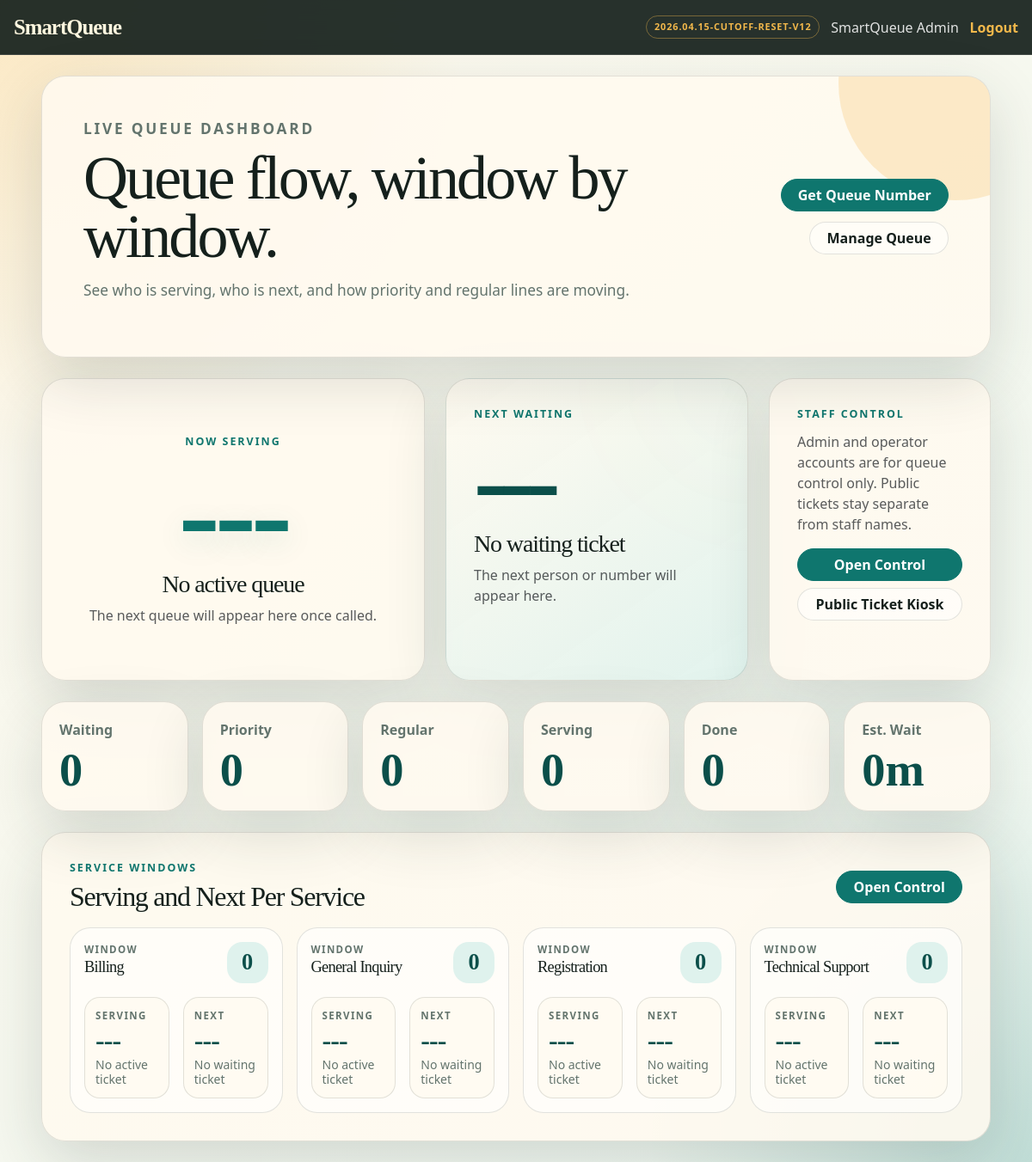
The page / (signed in) on the database its author committed.
### tables this page shows
CREATE TABLE IF NOT EXISTS services (
    id INT AUTO_INCREMENT PRIMARY KEY,
    service_name VARCHAR(120) NOT NULL UNIQUE,
    status ENUM('active', 'inactive') NOT NULL DEFAULT 'active',
    created_at TIMESTAMP NOT NULL DEFAULT CURRENT_TIMESTAMP,
    updated_at TIMESTAMP NOT NULL DEFAULT CURRENT_TIMESTAMP ON UPDATE CURRENT_TIMESTAMP
);

### functions.php (called while the page is built, shortened)
<?php
function isLoggedIn() {
    return isset($_SESSION['user_id']);
}
function e($value) {
    return htmlspecialchars((string) $value, ENT_QUOTES, 'UTF-8');
}
function asset($path) {
    return $path . '?v=' . rawurlencode(SMARTQUEUE_VERSION);
}
function getSetting($conn, $key, $default = null) {
    $allowed = ['avg_service_time', 'queue_open_time', 'queue_cutoff_time', 'daily_reset_time', 'last_daily_reset_date'];
    $result = $conn->query("SELECT {$key} FROM settings WHERE id = 1 LIMIT 1");
    $row = $result->fetch_assoc();
    return $row[$key] ?? $default;
}
function getCurrentServing($conn) {
    $result = $conn->query("SELECT q.*, s.service_name FROM queue q LEFT JOIN services s ON q.service_id = s.id WHERE q.status = 'serving' AND q.archived_at IS NULL ORDER BY q.served_at ASC, q.id ASC LIMIT 1");
    return $result ? $result->fetch_assoc() : null;
}
function getWaitingCount($conn) {
    $result = $conn->query("SELECT COUNT(*) AS total FROM queue WHERE status = 'waiting' AND archived_at IS NULL");
    $row = $result ? $result->fetch_assoc() : ['total' => 0];
    return (int) ($row['total'] ?? 0);
}
function getNextWaiting($conn, $serviceId = null) {
    if ($serviceId !== null) {
        $stmt = $conn->prepare("SELECT q.*, s.service_name FROM queue q LEFT JOIN services s ON q.service_id = s.id WHERE q.status = 'waiting' AND q.archived_at IS NULL AND q.service_id = ? ORDER BY q.priority_type = 'priority' DESC, q.id ASC LIMIT 1");
        $stmt->bind_param('i', $serviceId);
        $stmt->execute();
        return $stmt->get_result()->fetch_assoc();
    }
    $result = $conn->query("SELECT q.*, s.service_name FROM queue q LEFT JOIN services s ON q.service_id = s.id WHERE q.status = 'waiting' AND q.archived_at IS NULL ORDER BY q.priority_type = 'priority' DESC, q.id ASC LIMIT 1");
    return $result ? $result->fetch_assoc() : null;
}
function getWaitingQueuesByPriority($conn, $priorityType, $limit = 50) {
    $limit = max(1, min(100, (int) $limit));
    $stmt = $conn->prepare("SELECT q.*, s.service_name FROM queue q LEFT JOIN services s ON q.service_id = s.id WHERE q.status = 'waiting' AND q.archived_at IS NULL AND q.priority_type = ? ORDER BY q.id ASC LIMIT {$limit}");
    $stmt->bind_param('s', $priorityType);
    $stmt->execute();
    return $stmt->get_result()->fetch_all(MYSQLI_ASSOC);
}
function getServiceWindows($conn) {
    $services = [];
    $result = $conn->query("SELECT id, service_name, status FROM services WHERE status = 'active' ORDER BY service_name ASC");
    while ($service = $result->fetch_assoc()) {
        $serviceId = (int) $service['id'];
        $servingStmt = $conn->prepare("SELECT q.* FROM queue q WHERE q.service_id = ? AND q.status = 'serving' AND q.archived_at IS NULL ORDER BY q.served_at ASC, q.id ASC LIMIT 1");
        $waitingStmt = $conn->prepare("SELECT COUNT(*) AS total FROM queue WHERE service_id = ? AND status = 'waiting' AND archived_at IS NULL");
        $next = getNextWaiting($conn, $serviceId);
        $serving = null;
        $waitingTotal = 0;
        if ($servingStmt) {
            $servingStmt->bind_param('i', $serviceId);
            $servingStmt->execute();
            $serving = $servingStmt->get_result()->fetch_assoc();
        }
        if ($waitingStmt) {
            $waitingStmt->bind_param('i', $serviceId);
            $waitingStmt->execute();
            $row = $waitingStmt->get_result()->fetch_assoc();
            $waitingTotal = (int) ($row['total'] ?? 0);
        }
        $services[] = [
            'id' => $serviceId,
            'service_name' => $service['service_name'],
            'serving' => $serving,
            'next' => $next,
            'waiting_total' => $waitingTotal,
        ];
    }
    return $services;
}
function getEstimatedTime($conn) {
    $avg = (int) getSetting($conn, 'avg_service_time', 5);
    return getWaitingCount($conn) * max(1, $avg);
}
function getQueueCounts($conn) {
    $counts = ['waiting' => 0, 'serving' => 0, 'done' => 0, 'cancelled' => 0];
    $result = $conn->query("SELECT status, COUNT(*) AS total FROM queue WHERE archived_at IS NULL GROUP BY status");
    return $counts;
}

### index.php (the view, shortened to what this page needs)
<?php
include 'config.php';
include 'functions.php';
$currentServing = getCurrentServing($conn);
$nextWaiting = getNextWaiting($conn);
$waitingCount = getWaitingCount($conn);
$estimatedTime = getEstimatedTime($conn);
$counts = getQueueCounts($conn);
$role = $_SESSION['role'] ?? 'user';
$isStaff = isLoggedIn() && in_array($role, ['admin', 'operator'], true);
$priorityCount = count(getWaitingQueuesByPriority($conn, 'priority', 100));
$regularCount = count(getWaitingQueuesByPriority($conn, 'regular', 100));
$serviceWindows = getServiceWindows($conn);
?>
<!DOCTYPE html>
<html lang="en">
<head>
    <link href="https://cdn.jsdelivr.net/npm/bootstrap@5.3.3/dist/css/bootstrap.min.css" rel="stylesheet">
    <link rel="stylesheet" href="<?= e(asset('style.css')) ?>">
</head>
<body>
<nav class="navbar navbar-expand-lg app-nav px-3">
    <a class="navbar-brand" href="index.php">SmartQueue</a>
    <div class="ms-auto nav-user">
        <span class="version-badge"><?= e(SMARTQUEUE_VERSION) ?></span>
        <?php if (isLoggedIn()): ?>
            <?= e($_SESSION['full_name']) ?>
            <a href="logout.php">Logout</a>
        <?php else: ?>
            <a href="login.php">Admin/User Login</a>
        <?php endif; ?>
    </div>
</nav>
<main class="container-fluid py-4 px-lg-5">
    <section class="hero-panel mb-4">
        <div>
            <p class="eyebrow">Live Queue Dashboard</p>
            <h1>Queue flow, window by window.</h1>
            <p>See who is serving, who is next, and how priority and regular lines are moving.</p>
        </div>
        <div class="hero-actions">
            <a href="get_number.php" class="btn btn-brand">Get Queue Number</a>
            <?php if (isLoggedIn() && ($role === 'admin' || $role === 'operator')): ?>
                <a href="admin_dashboard.php" class="btn btn-ghost">Manage Queue</a>
            <?php elseif (isLoggedIn()): ?>
                <a href="user_dashboard.php" class="btn btn-ghost">My Dashboard</a>
            <?php else: ?>
                <a href="login.php" class="btn btn-ghost">Staff Login</a>
            <?php endif; ?>
        </div>
    </section>
    <div class="row g-4 mb-4">
        <div class="col-xl-5">
            <section class="panel-card now-serving-card text-center h-100">
                <p class="eyebrow">Now Serving</p>
                <div class="queue-number display-number">
                    <?= $currentServing ? e(queueTicket($currentServing)) : '---' ?>
                </div>
                <h3><?= $currentServing ? e($currentServing['name']) : 'No active queue' ?></h3>
                <p class="text-muted mb-0"><?= $currentServing ? e($currentServing['service_name'] ?? 'General Service') . ' / ' . e(priorityLabel($currentServing['priority_type'])) : 'The next queue will appear here once called.' ?></p>
            </section>
        </div>
        <div class="col-xl-4">
            <section class="panel-card next-ticket-card h-100">
                <p class="eyebrow">Next Waiting</p>
                <?php if ($nextWaiting): ?>
                    <div class="next-ticket-number"><?= e(queueTicket($nextWaiting)) ?></div>
                    <h3><?= e($nextWaiting['name']) ?></h3>
                    <p class="mb-2"><?= e($nextWaiting['service_name'] ?? 'Service') ?></p>
                    <span class="priority-chip <?= $nextWaiting['priority_type'] === 'priority' ? 'priority-chip-hot' : '' ?>"><?= e(priorityLabel($nextWaiting['priority_type'])) ?></span>
                <?php else: ?>
                    <div class="next-ticket-number">---</div>
                    <h3>No waiting ticket</h3>
                    <p class="text-muted mb-0">The next person or number will appear here.</p>
                <?php endif; ?>
            </section>
        </div>
        <div class="col-xl-3">
            <section class="panel-card h-100">
                <p class="eyebrow"><?= $isStaff ? 'Staff Control' : (isLoggedIn() ? 'Your Ticket' : 'Public Kiosk') ?></p>
                <?php if ($isStaff): ?>
                    <p class="text-muted">Admin and operator accounts are for queue control only. Public tickets stay separate from staff names.</p>
                    <a href="admin_dashboard.php" class="btn btn-brand w-100 mb-2">Open Control</a>
                    <a href="get_number.php" class="btn btn-ghost w-100">Public Ticket Kiosk</a>
                <?php elseif (isLoggedIn()): ?>
                    <p class="text-muted">You do not have an active queue yet.</p>
                    <a href="get_number.php" class="btn btn-brand w-100">Get a Number</a>
                <?php else: ?>
                    <p class="text-muted">No login needed. Choose a service and generate a queue ticket freely.</p>
                    <a href="get_number.php" class="btn btn-brand w-100">Get Queue Number</a>
                <?php endif; ?>
            </section>
        </div>
    </div>
    <div class="row g-3 mb-4">
        <div class="col-md-2 col-6"><div class="metric-card"><span>Waiting</span><strong><?= $waitingCount ?></strong></div></div>
        <div class="col-md-2 col-6"><div class="metric-card"><span>Priority</span><strong><?= $priorityCount ?></strong></div></div>
        <div class="col-md-2 col-6"><div class="metric-card"><span>Regular</span><strong><?= $regularCount ?></strong></div></div>
        <div class="col-md-2 col-6"><div class="metric-card"><span>Serving</span><strong><?= $counts['serving'] ?></strong></div></div>
        <div class="col-md-2 col-6"><div class="metric-card"><span>Done</span><strong><?= $counts['done'] ?></strong></div></div>
        <div class="col-md-2 col-6"><div class="metric-card"><span>Est. Wait</span><strong><?= $estimatedTime ?>m</strong></div></div>
    </div>
    <section class="panel-card">
        <div class="d-flex flex-wrap align-items-center justify-content-between gap-2 mb-3">
            <div>
                <p class="eyebrow mb-1">Service Windows</p>
                <h2 class="mb-0">Serving and Next Per Service</h2>
            </div>
            <?php if (isLoggedIn() && ($role === 'admin' || $role === 'operator')): ?>
                <a href="admin_dashboard.php" class="btn btn-brand">Open Control</a>
            <?php endif; ?>
        </div>
        <div class="service-window-grid dashboard-window-grid">
            <?php if (count($serviceWindows) > 0): ?>
                <?php foreach ($serviceWindows as $window): ?>
                    <article class="service-window-card">
                        <div class="service-window-head">
                            <div>
                                <span>Window</span>
                                <h3><?= e($window['service_name']) ?></h3>
                            </div>
                            <strong><?= e($window['waiting_total']) ?></strong>
                        </div>
                        <div class="window-slots">
                            <div>
                                <span>Serving</span>
                                <strong><?= $window['serving'] ? e(queueTicket($window['serving'])) : '---' ?></strong>
                                <small><?= $window['serving'] ? e($window['serving']['name']) : 'No active ticket' ?></small>
                            </div>
                            <div>
                                <span>Next</span>
                                <strong><?= $window['next'] ? e(queueTicket($window['next'])) : '---' ?></strong>
                                <small><?= $window['next'] ? e(priorityLabel($window['next']['priority_type'])) : 'No waiting ticket' ?></small>
                            </div>
                        </div>
                    </article>
                <?php endforeach; ?>
            <?php else: ?>
                <p class="text-muted mb-0">No active services yet.</p>
            <?php endif; ?>
        </div>
    </section>
</main>
</body>
</html>

### rows shown on the page
services: service_name "Billing", waiting_total "0"
services: service_name "General Inquiry", waiting_total "0"
services: service_name "Registration", waiting_total "0"
services: service_name "Technical Support", waiting_total "0"

### other values the page prints
SMARTQUEUE_VERSION "2026.04.15-CUTOFF-RESET-V12"
$_SESSION['full_name'] "SmartQueue Admin"
$waitingCount "0"
$priorityCount "0"
$regularCount "0"
$counts['serving'] "0"
$counts['done'] "0"
$estimatedTime "0"
